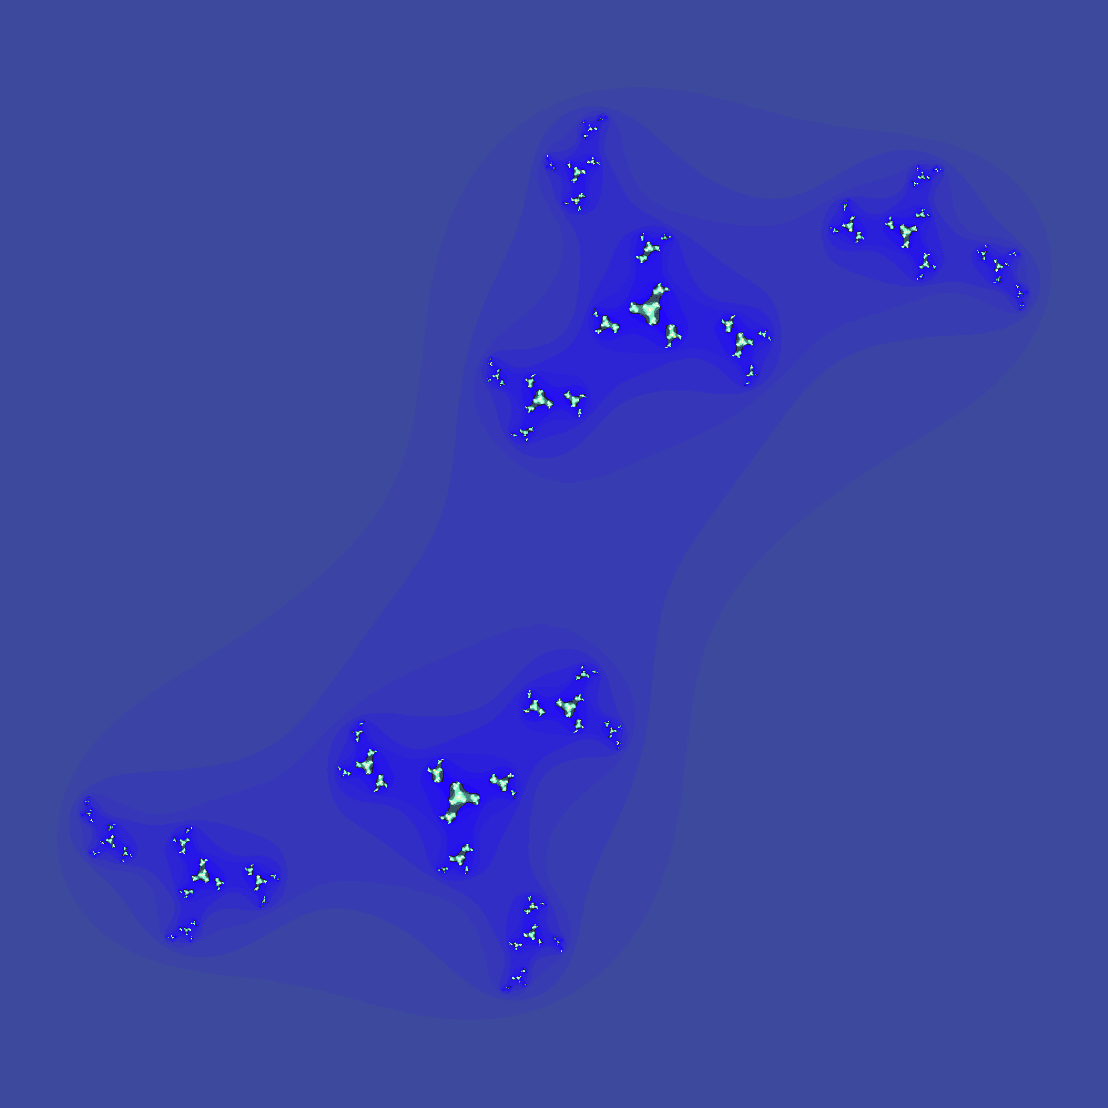

Write Python code to recreate this figure.
# Importing standard python libraries
import random
import numpy as np
from math import pi
import matplotlib.pyplot as plt
from matplotlib.colors import ListedColormap
# Importing standard Qiskit libraries
from qiskit import *
from qiskit.visualization import plot_state_qsphere
from qiskit_aer import *

def randomize_circuit(circuit):
    # Losowe kąty dla bramki U
    theta = random.uniform(0, 2*pi)
    phi = random.uniform(0, 2*pi)
    lam = random.uniform(0, 2*pi)

    # Zastosuj bramkę U z losowymi kątami do drugiego kubitu
    circuit.u(theta, phi, lam, 1)

    return circuit

# Start with a 2-qubit quantum circuit (Bell state + a rotation) yielding a nice fractal. Change the circuit as you like.
circuit = QuantumCircuit(2,2)
circuit.h(0)
circuit.cx(0,1)
circuit = randomize_circuit(circuit)
editor2 = circuit


# View the circiut quantum state on the qshere
qc2 = circuit
plot_state_qsphere(qc2)

# Run the circuit with the state vector simulator
qc2 = circuit
backend = Aer.get_backend('statevector_simulator')

# Use the `run` method instead of `execute`
job = backend.run(qc2)

# Get the result
result = job.result()

# Get the statevector
out = result.get_statevector()

# print(out)
plot_state_qsphere(out)
# Obtain the four complex amplitudes from the state vector
a00 = out.data[0]
a01 = out.data[1]
a10 = out.data[2]
a11 = out.data[3]

# Goal: One complex number for the Julia set fractal.
# Divide a00 with a11 - which may indicate entanglement.
if a11.real != 0 or a11.imag != 0:
    z1 = a00 / a11
    z1 = round(z1.real, 2) + round(z1.imag, 2) * 1j
else:
    z1 = 0

# Divide a01 with a10.
if a10.real != 0 or a10.imag != 0:
    z2 = a01 / a10
    z2 = round(z2.real, 2) + round(z2.imag, 2) * 1j
else:
    z2 = 0

# Obtain the complex number for the Julia set fractal.
if z2.real != 0 or z2.imag != 0:
    z = z1 / z2  # (z1+z2)/2
    z = round(z.real, 2) + round(z.imag, 2) * 1j
else:
    z = 0

print("z = ", z)

# Define the size
size = 1000
heightsize = size
widthsize = size


def julia_set(c=z, height=heightsize, width=widthsize, x=0, y=0, zoom=1, max_iterations=100):
    # To make navigation easier we calculate these values
    x_width = 1.5
    y_height = 1.5 * height / width
    x_from = x - x_width / zoom
    x_to = x + x_width / zoom
    y_from = y - y_height / zoom
    y_to = y + y_height / zoom

    # Here the actual algorithm starts and the z paramter is defined for the Julia set function
    x = np.linspace(x_from, x_to, width).reshape((1, width))
    y = np.linspace(y_from, y_to, height).reshape((height, 1))
    z = x + 1j * y

    # Initialize c to the complex number obtained from the quantum circuit
    c = np.full(z.shape, c)

    # To keep track in which iteration the point diverged
    div_time = np.zeros(z.shape, dtype=int)

    # To keep track on which points did not converge so far
    m = np.full(c.shape, True, dtype=bool)

    for i in range(max_iterations):
        z[m] = z[m] ** 2 + c[m]
        m[np.abs(z) > 2] = False
        div_time[m] = i
    return div_time

# plot the Julia set fractal
plt.figure(dpi=300)  # Ustawiamy rozdzielczość na 300 DPI, co odpowiada wymiarom w pikselach
plt.axis('off')
# Definicja własnej mapy kolorów
colors = [ '#3d499d', '#3b44a4', '#3940aa', '#373cb1', '#3537b8', '#3332bf', '#312ec6', '#2f29cc', '#2d24d3', '#2b20da',
    '#291be1', '#2717e7', '#2512ee', '#230df5', '#2108fc', '#1f1a37', '#364e60', '#4c847f', '#62ba9f', '#78f0bf',
    '#8cffd0', '#a2ffd9', '#b6ffe2', '#caffeb', '#dbe7bd', '#f1f5dd', '#f7f9e2', '#fcfbe6', '#ffffeb', '#ffffcf',
    '#ffffb3', '#ffff97', '#ffff7b', '#ffff5f', '#ffff43', '#ffff27', '#ffff0b', '#f7ed00', '#ebdb00', '#dfc400'
]
cmap_custom = ListedColormap(colors)
aspect_ratio = widthsize / heightsize
plt.imshow(julia_set(), cmap=cmap_custom, extent=[-aspect_ratio/2, aspect_ratio/2, -0.5, 0.5], aspect=aspect_ratio)
plt.savefig('filename.png', bbox_inches='tight', pad_inches=0, transparent=True)
plt.show(block=True)